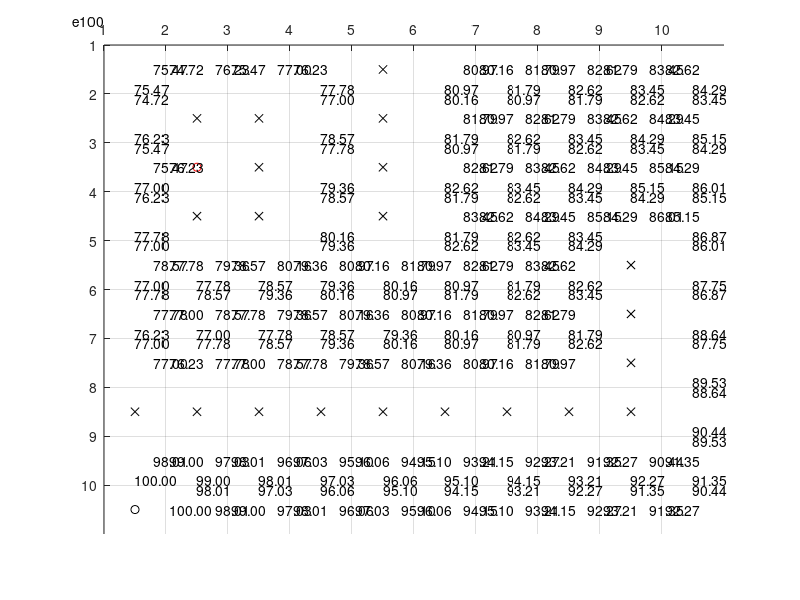

Reproduce this figure in MATLAB.
function qlearn
% TODO: probability for movement
% TODO: traversal, debug info plot

clc; clear all; close all;

%--------------------------------------------------------------------------
% 1) Create map, Draw the map
%
% It should show Q values, Destination.
% For each episode, update the Q values.
%--------------------------------------------------------------------------
global S; S = 7;
global G; G = 8;
global C; C = 1;
global O; O = 0;

small_map = ...
      [ C, C, C, C;
        C, C, C, C;
        C, S, C, C;
        C, C, C, G;
        ];
small_map2 = ...
      [ S, O, C;
        C, C, C;
        C, G, C;
        ];

small_map3 = ...
      [ S, C, C;
        O, C, C;
        C, C, G;
        ];

large_map = ...                                                                                                                                                                                                   
        [ C, C, C, C, O, C, C, C, C, C;                                                                                                                                                                             
          C, O, O, C, O, C, C, C, C, C;                                                                                                                                                                             
          C, S, O, C, O, C, C, C, C, C;                                                                                                                                                                             
          C, O, O, C, O, C, C, C, C, C;                                                                                                                                                                             
          C, C, C, C, C, C, C, C, O, C;                                                                                                                                                                             
          C, C, C, C, C, C, C, C, O, C;                                                                                                                                                                             
          C, C, C, C, C, C, C, C, O, C;                                                                                                                                                                             
          O, O, O, O, O, O, O, O, O, C;                                                                                                                                                                             
          C, C, C, C, C, C, C, C, C, C;                                                                                                                                                                             
          G, C, C, C, C, C, C, C, C, C;                                                                                                                                                                             
        ];
map = large_map;


global ROW;
global COL;
[ROW,COL] = size(map);
display(sprintf('INFO: Map size = %d x %d',ROW,COL));
display(sprintf('INFO: 0 - obstacle | 1 - clear path | 7 - start | 8 - goal'));

%--------------------------------------------------------------------------
% 2) Validate map, and capture start, goal position
% Draw the map if valid
%--------------------------------------------------------------------------
num_start = 0;
num_goal = 0;
for r = 1:ROW
  for c = 1:COL
    if( map(r,c) == S )
      num_start = num_start + 1;
      start_r = r; start_c = c;
    end
    if( map(r,c) == G )
      num_goal = num_goal + 1;
      goal_r = r; goal_c = c;
    end
  end
end
if( num_start > 1 || num_goal > 1 )
  display('ERROR: Validate map: Too many start or goal');
  return;
end

% draw a map
axis([1 COL+1 1 ROW+1]);
grid on;
hold on;
set(gca,'XTick',[1:1:COL]);
set(gca,'YTick',[1:1:ROW]);
set(gca,'xaxislocation','top','ydir','reverse');

% plot start, goal, obstacles
plot(start_c+0.5,start_r+0.5,'ro');
plot(goal_c+0.5,goal_r+0.5,'ko');
for ri = 1:ROW
  for ci = 1:COL
    if(map(ri,ci)==O) % if it is a obstacle draw it
      plot(ci+0.5,ri+0.5,'kx');
    end
  end
end

%--------------------------------------------------------------------------
% 3) convert map into immediate reward matrix (node base) using following
%
%     100  - goal
%     0    - clear path
%     -inf - obstacle, self, not reachable, or diagonal...
%--------------------------------------------------------------------------
num_states = ROW*COL;
start_state = rc2indx(start_r,start_c);
goal_state = rc2indx(goal_r,goal_c);
R(num_states,num_states) = 0;

% 1st loop represent current node
% 2nd loop represent visiting node, check if it is clear path, or obstacle
for qx = 1:num_states
  [cr,cc] = indx2rc(qx);  % (c)urrent (r)ow and (c)ol
  if( map(cr,cc) == O ) % current node is an obstacle
    R(qx,:) = -inf;
    continue;
  end
  for qy = 1:num_states
    [vr,vc] = indx2rc(qy);
    if ( abs(vr-cr) == 1 && cc == vc ) % +/1 row
      if ( map(vr,vc) == C || map(vr,vc) == S )
        R(qx,qy) = 0;
      elseif( map(vr,vc) == G )
        R(qx,qy) = 100;
      else
        R(qx,qy) = -inf;
      end
    elseif (abs(vc-cc) == 1 && cr == vr ) % +/- col
      if ( map(vr,vc) == C || map(vr,vc) == S )
        R(qx,qy) = 0;
      elseif( map(vr,vc) == G )
        R(qx,qy) = 100;
      else
        R(qx,qy) = -inf;
      end
    else % diagonal
      R(qx,qy) = -inf;
    end
  end
end

R

%--------------------------------------------------------------------------
% 4) set up constants alpha, gamma, probabilities of movement, 
%--------------------------------------------------------------------------
global EPISODES; EPISODES = 100;
display(sprintf('INFO: max episode %f',EPISODES));
global ALPHA; ALPHA = [0.99]; %%1/num_states;%0.5; %1/Num states
display(sprintf('INFO: alpha %f',ALPHA));
global GAMMA; GAMMA = [0.99];
display(sprintf('INFO: gamma %f',GAMMA));


%--------------------------------------------------------------------------
% 5) loop thru num of EPISODES
%--------------------------------------------------------------------------
for param_i = 1:size(ALPHA,2)

textbox(ROW,COL) = struct('up',[],'down',[],'left',[],'right',[]);
episode_tb_hldr = [];

Q = zeros(size(R));
for e = 1:EPISODES
  s = randperm(num_states,1); % current state
  if(isempty(episode_tb_hldr))
    episode_tb_hldr = text(0.5,0.5,sprintf('e%d',e));
  else
    set(episode_tb_hldr,'String',sprintf('e%d',e));
  end
  while s ~= goal_state
    avail_actions = find(R(s,:) >= 0); % find num of possible actions
    num_actions = size(avail_actions,2);
    if ( num_actions > 0 )
      % policy for selecting action goes here
      action_taken = ( round(rand() * (num_actions - 1)) ) + 1;
    else
%      display('on obstacles');
      break;  % started on an obstacle state
    end
    
    % get maximum q value for all states
    q_max = max(Q,[],2);
    % future state, or the action
    fs = avail_actions(action_taken);
    Q(s,fs) = Q(s,fs) + ALPHA(param_i) * ( R(s,fs) + GAMMA(param_i) * q_max(fs) - Q(s,fs) );


    % update plot
    [r,c] = indx2rc(s);
    [fr,fc] = indx2rc(fs);

    str = sprintf('%0.2f', Q(s,fs));
    if ( fr - r == 1 )  % r+1
      if(isempty(textbox(r,c).down))
        textbox(r,c).down = text(c+0.5, r+0.9,str);
      else
        set(textbox(r,c).down,'String',str);
      end
    elseif ( r - fr == 1) % r-1
      if(isempty(textbox(r,c).up))
        textbox(r,c).up = text(c+0.5, r+0.1,str);
      else
        set(textbox(r,c).up,'String',str);
      end
    elseif( fc - c == 1) % c+1
      if(isempty(textbox(r,c).right))
        textbox(r,c).right = text(c+0.8, r+0.5,str);
      else
        set(textbox(r,c).right,'String',str);
      end
    elseif( c - fc == 1) % c-1
      if(isempty(textbox(r,c).left))
        textbox(r,c).left = text(c+0.05, r+0.5,str);
      else
        set(textbox(r,c).left,'String',str);
      end
    else
      display('should not be here, bug');
    end
    %pause(0.001); 
    drawnow;
    s = fs;
  end
end


saveas(gcf,sprintf('a%0.2fg%0.2fe%d.jpg',ALPHA(param_i),GAMMA(param_i),EPISODES),'jpg');
end

Q



%--------------------------------------------------------------------------
% 6) Traverse from any starting point
%--------------------------------------------------------------------------




%--------------------------------------------------------------------------
% util
%--------------------------------------------------------------------------
function index = rc2indx(r,c)
global ROW;
global COL;
index = (r-1)*COL+c;

function [r,c] = indx2rc(i)
global ROW;
global COL;
r = ceil(i/COL);
c = mod(i,COL);
if( c == 0 )
  c = COL;
end
